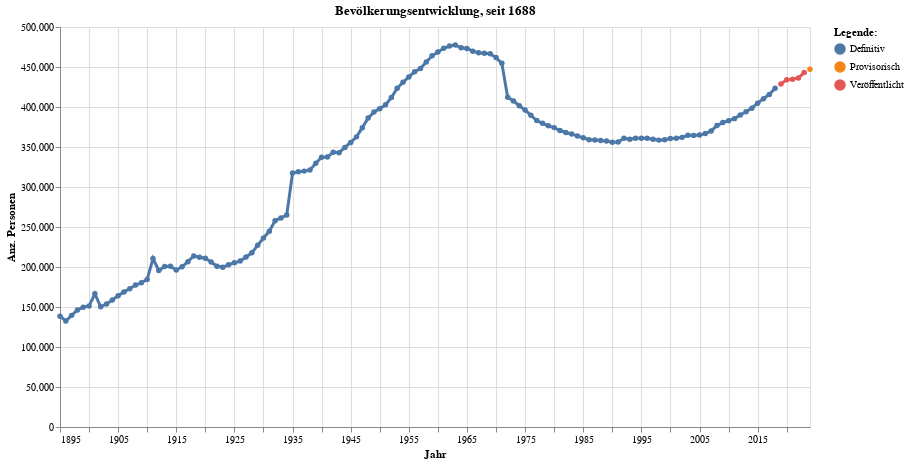

The notebook cell this image was saved under:
### Code cell
grafik1 = mypy_dv.plot_altair_multiline_highlight(
    data = myAgg1.reset_index().query('sum_WBev>30')
    ,x = 'StichtagDatJahr:T'
    ,y = 'sum_WBev:Q'
    ,x_beschriftung = 'Jahr'
    , y_beschriftung = 'Anz. Personen'
    ,category = "Datenstatus:N"
    ,category_beschriftung= 'Legende:'
    ,warning_status = "ignore" #always or ignore
    ,myTitle="Bevölkerungsentwicklung, seit "+data_min_date
)
grafik1

### Figure 1 — Vega-Lite specification as saved in the notebook (floating-point values rounded to 4 significant figures; data arrays with more than 128 entries replaced by an {"elided": "..."} marker saying what was removed)
{"config": {"view": {"continuousWidth": 300, "continuousHeight": 300}}, "layer": [{"mark": {"type": "circle"}, "encoding": {"color": {"field": "Datenstatus", "legend": {"orient": "right", "title": "Legende:"}, "type": "nominal"}, "opacity": {"value": 1.3}, "tooltip": [{"field": "StichtagDatJahr", "type": "temporal"}, {"field": "Datenstatus", "type": "nominal"}, {"field": "sum_WBev", "type": "quantitative"}], "x": {"axis": {"title": "Jahr"}, "field": "StichtagDatJahr", "type": "temporal"}, "y": {"axis": {"title": "Anz. Personen"}, "field": "sum_WBev", "type": "quantitative"}}, "name": "view_1", "title": "Bevölkerungsentwicklung, seit 1688"}, {"mark": {"type": "line"}, "encoding": {"color": {"field": "Datenstatus", "legend": {"orient": "right", "title": "Legende:"}, "type": "nominal"}, "size": {"condition": {"test": {"not": {"param": "param_1"}}, "value": 1.2}, "value": 3}, "tooltip": [{"field": "StichtagDatJahr", "type": "temporal"}, {"field": "Datenstatus", "type": "nominal"}, {"field": "sum_WBev", "type": "quantitative"}], "x": {"axis": {"title": "Jahr"}, "field": "StichtagDatJahr", "type": "temporal"}, "y": {"axis": {"title": "Anz. Personen"}, "field": "sum_WBev", "type": "quantitative"}}, "title": "Bevölkerungsentwicklung, seit 1688"}], "data": {"name": "data-67529350c515eb00e14508f33b0e9bf9"}, "height": 400, "params": [{"name": "param_1", "select": {"type": "point", "fields": ["Datenstatus:N"], "nearest": true, "on": "pointerover"}, "views": ["view_1"]}], "width": 750, "$schema": "https://vega.github.io/schema/vega-lite/v5.8.0.json", "datasets": {"data-67529350c515eb00e14508f33b0e9bf9": {"elided": "130 records"}}}
